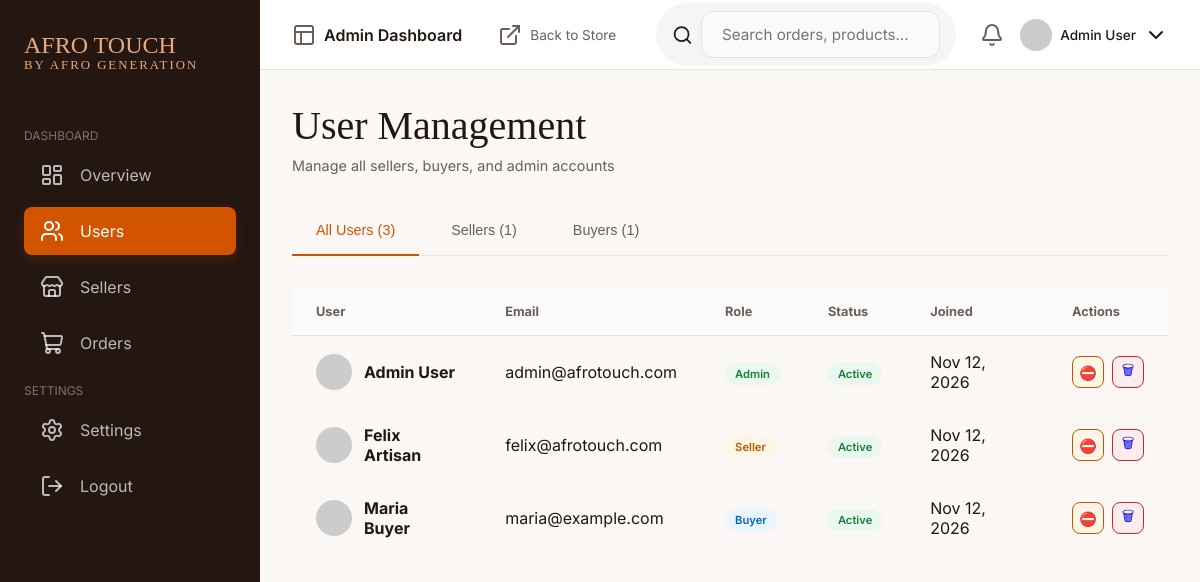
The page /TREACY/admin/users.php (signed in) on the database its author committed.
### tables this page shows
CREATE TABLE IF NOT EXISTS users (
    id INT AUTO_INCREMENT PRIMARY KEY,
    name VARCHAR(255) NOT NULL,
    email VARCHAR(150) UNIQUE NOT NULL,
    password VARCHAR(255) NOT NULL,
    phone VARCHAR(50),
    avatar VARCHAR(500),
    role ENUM('buyer', 'seller', 'admin') DEFAULT 'buyer',
    is_active BOOLEAN DEFAULT TRUE,
    created_at DATETIME DEFAULT CURRENT_TIMESTAMP,
    updated_at DATETIME DEFAULT CURRENT_TIMESTAMP ON UPDATE CURRENT_TIMESTAMP
);

### TREACY/db.php (called while the page is built, shortened)
<?php
if (!function_exists('getAllSellers')) {
function getAllSellers($pdo) {
    $stmt = $pdo->query("SELECT s.*, u.name, u.email, COUNT(p.id) as product_count
            FROM sellers s
            LEFT JOIN users u ON s.user_id = u.id
            LEFT JOIN products p ON s.id = p.seller_id AND p.status = 'active'
            GROUP BY s.id
            ORDER BY s.created_at DESC");
    return $stmt->fetchAll();
}
}
if (!function_exists('getAllBuyers')) {
function getAllBuyers($pdo) {
    $stmt = $pdo->query("SELECT u.*, COUNT(o.id) as order_count
            FROM users u
            LEFT JOIN orders o ON u.id = o.buyer_id
            WHERE u.role = 'buyer'
            GROUP BY u.id
            ORDER BY u.created_at DESC");
    return $stmt->fetchAll();
}
}
if (!function_exists('getAllUsers')) {
function getAllUsers($pdo) {
    $stmt = $pdo->query("SELECT * FROM users ORDER BY created_at DESC");
    return $stmt->fetchAll();
}
}

### TREACY/admin/users.php (the view, shortened to what this page needs)
<?php
include '../db.php';
include '../components/layout_start.php';
$sellers = getAllSellers($pdo);
$buyers = getAllBuyers($pdo);
$all_users = getAllUsers($pdo);
?>
<div class="page-header">
    <div class="header-content">
        <h1>User Management</h1>
        <p class="subtitle">Manage all sellers, buyers, and admin accounts</p>
    </div>
</div>
<div class="tabs-container">
    <div class="tabs">
        <button class="tab active" onclick="showTab('all')">All Users (<?php echo count($all_users); ?>)</button>
        <button class="tab" onclick="showTab('sellers')">Sellers (<?php echo count($sellers); ?>)</button>
        <button class="tab" onclick="showTab('buyers')">Buyers (<?php echo count($buyers); ?>)</button>
    </div>
</div>
<div id="all" class="tab-content active">
    <div class="card">
        <table class="data-table">
            <thead>
                <tr>
                    <th>User</th>
                    <th>Email</th>
                    <th>Role</th>
                    <th>Status</th>
                    <th>Joined</th>
                    <th>Actions</th>
                </tr>
            </thead>
            <tbody>
                <?php foreach ($all_users as $user): ?>
                <tr>
                    <td>
                        <div style="display: flex; align-items: center; gap: 0.75rem;">
                            <img src="https://api.dicebear.com/7.x/avataaars/svg?seed=<?php echo urlencode($user['name']); ?>" style="width: 36px; height: 36px; border-radius: 50%;">
                            <strong><?php echo htmlspecialchars($user['name']); ?></strong>
                        </div>
                    </td>
                    <td><?php echo htmlspecialchars($user['email']); ?></td>
                    <td><span class="badge badge-<?php echo $user['role']; ?>"><?php echo ucfirst($user['role']); ?></span></td>
                    <td>
                        <?php if ($user['is_active']): ?>
                        <span class="badge badge-active">Active</span>
                        <?php else: ?>
                        <span class="badge badge-inactive">Inactive</span>
                        <?php endif; ?>
                    </td>
                    <td><?php echo date('M d, Y', strtotime($user['created_at'])); ?></td>
                    <td>
                        <div class="action-buttons">
                            <?php if ($user['is_active']): ?>
                            <a href="?action=deactivate&id=<?php echo $user['id']; ?>" class="btn-action btn-warning" title="Deactivate">⛔</a>
                            <?php else: ?>
                            <a href="?action=activate&id=<?php echo $user['id']; ?>" class="btn-action btn-success" title="Activate">✓</a>
                            <?php endif; ?>
                            <a href="?action=delete&id=<?php echo $user['id']; ?>" class="btn-action btn-danger" title="Delete" onclick="return confirm('Are you sure you want to delete this user?')">🗑</a>
                        </div>
                    </td>
                </tr>
                <?php endforeach; ?>
            </tbody>
        </table>
    </div>
</div>
<?php include '../components/layout_end.php'; ?>

### TREACY/style.css (style rules this page uses)
:root { --primary-color: #D35400; --sidebar-bg: #241611; --body-bg: #FAF7F5; --card-bg: #FFFFFF; --text-dark: #241611; --text-muted: #6D5D57; --border-color: #E8E2DE; --status-processing: #FFF4E5; --status-processing-text: #B45D00; --status-shipped: #EBF5FF; --status-shipped-text: #0066CC; --status-delivered: #E9F7EF; --status-delivered-text: #188038; --status-canceled: #FDECEC; --status-canceled-text: #C62828; --font-heading: 'Instrument Serif', Georgia, serif; --font-body: 'Inter', system-ui, -apple-system, sans-serif; --sidebar-width: 260px; --header-height: 70px; }
* { margin: 0; padding: 0; box-sizing: border-box; }
body { font-family: var(--font-body); background-color: var(--body-bg); color: var(--text-dark); display: flex; min-height: 100vh; }
h1 { font-family: var(--font-heading); font-size: 2.5rem; font-weight: 500; margin-bottom: 0.5rem; }
.subtitle { color: var(--text-muted); font-size: 0.9rem; margin-bottom: 2rem; }

### TREACY/admin/users.php (style rules this page uses)
.tabs-container { margin-bottom: 2rem; }
.tabs { display: flex; gap: 0.5rem; border-bottom: 1px solid var(--border-color); }
.tab { padding: 1rem 1.5rem; background: none; border: none; font-size: 0.9rem; font-weight: 500; color: var(--text-muted); cursor: pointer; border-bottom: 2px solid transparent; margin-bottom: -1px; }
.tab.active { color: var(--primary-color); border-bottom-color: var(--primary-color); }
.tab-content { display: none; }
.tab-content.active { display: block; }
.data-table { width: 100%; border-collapse: collapse; }
.data-table th, .data-table td { padding: 1rem 1.5rem; text-align: left; }
.data-table th { background: #FAFAFA; font-size: 0.8rem; color: var(--text-muted); border-bottom: 1px solid var(--border-color); }
.data-table td { border-bottom: 1px solid #F5F5F5; }
.badge { padding: 4px 10px; border-radius: 100px; font-size: 0.7rem; font-weight: 600; }
.badge-seller { background: #FFF4E5; color: #B45D00; }
.badge-buyer { background: #EBF5FF; color: #0066CC; }
.badge-admin { background: #E9F7EF; color: #188038; }
.badge-active { background: #E9F7EF; color: #188038; }
.action-buttons { display: flex; gap: 0.5rem; }
.btn-action { width: 32px; height: 32px; border-radius: 8px; border: 1px solid var(--border-color); background: white; cursor: pointer; font-size: 14px; display: flex; align-items: center; justify-content: center; text-decoration: none; }
.btn-warning { background: #FFF4E5; border-color: #B45D00; }
.btn-danger { background: #FDECEC; border-color: #C62828; }

### rows shown on the page
users: name "Admin User", email "admin@afrotouch.com", role "Admin", is_active "Active", created_at "Nov 12, 2026"
users: name "Felix Artisan", email "felix@afrotouch.com", role "Seller", is_active "Active", created_at "Nov 12, 2026"
users: name "Maria Buyer", email "maria@example.com", role "Buyer", is_active "Active", created_at "Nov 12, 2026"

### other values the page prints
$titles[$role] "Admin Dashboard"
$_SESSION['user_name'] "Admin User"
count($all_users) "3"
count($sellers) "1"
count($buyers) "1"
